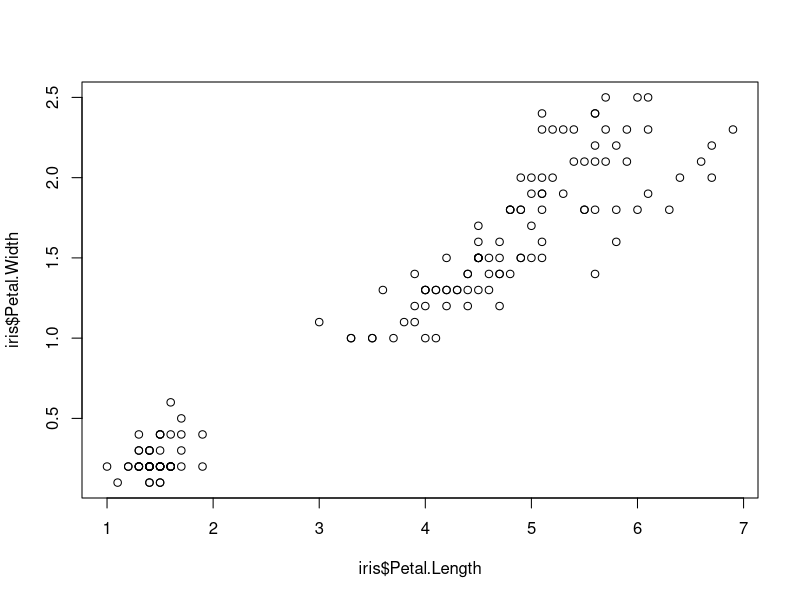
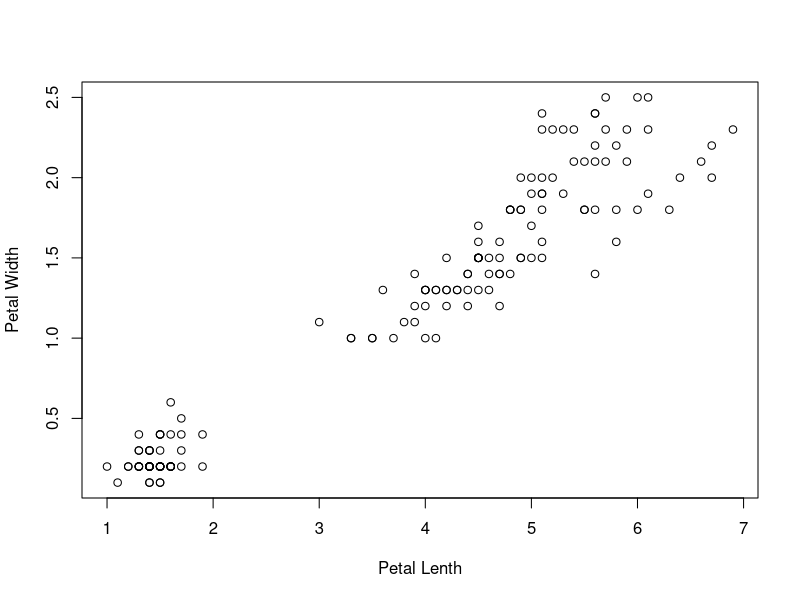
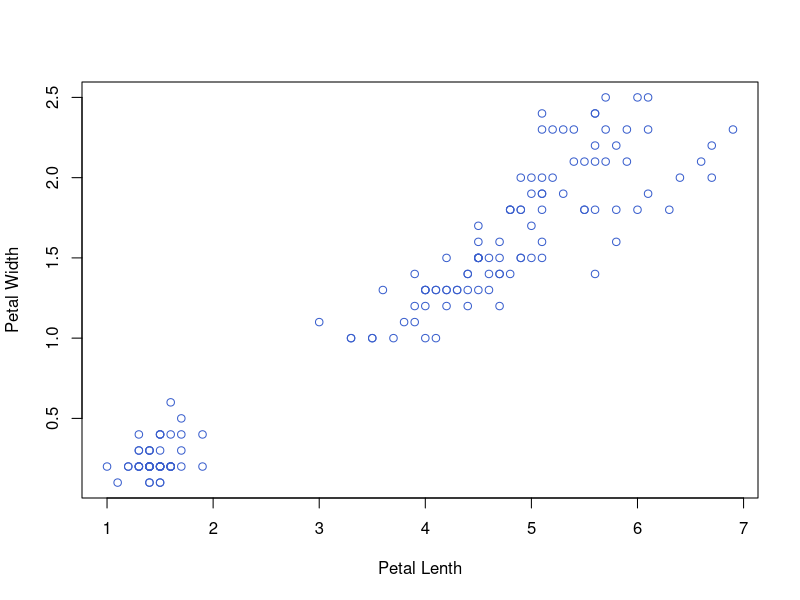
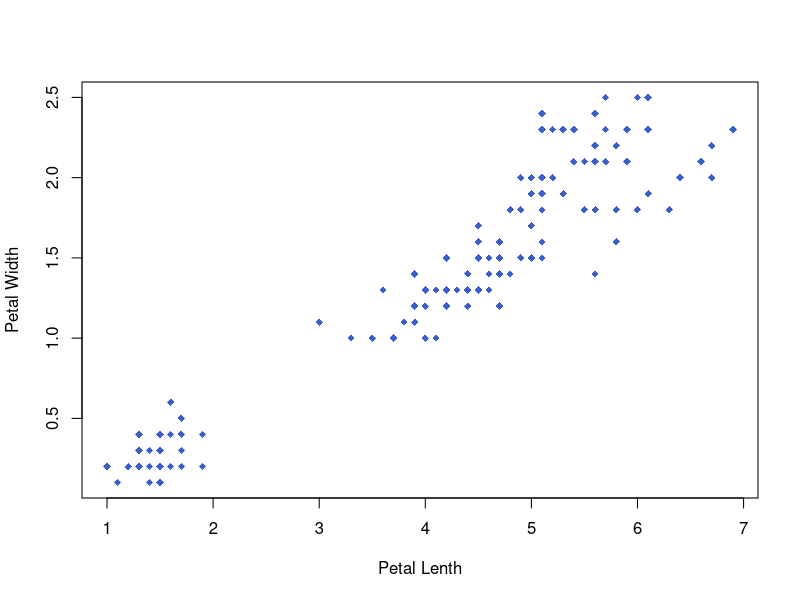
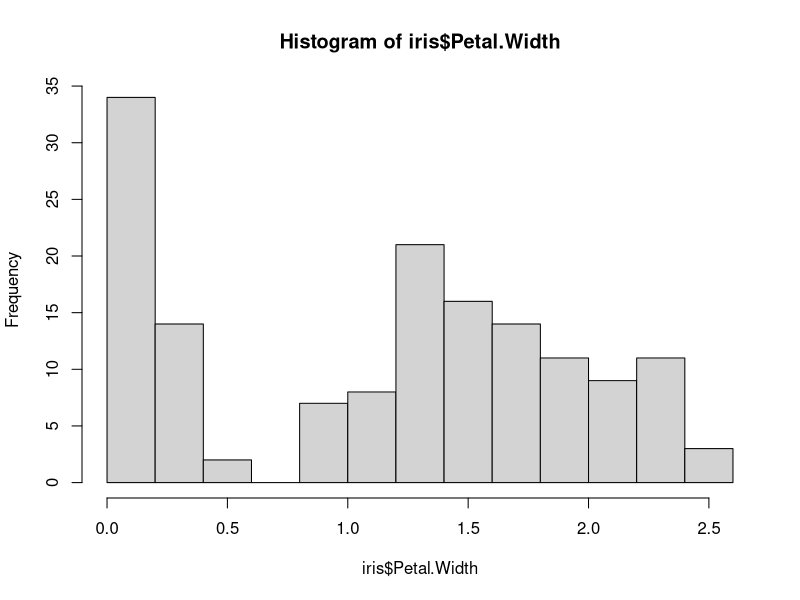
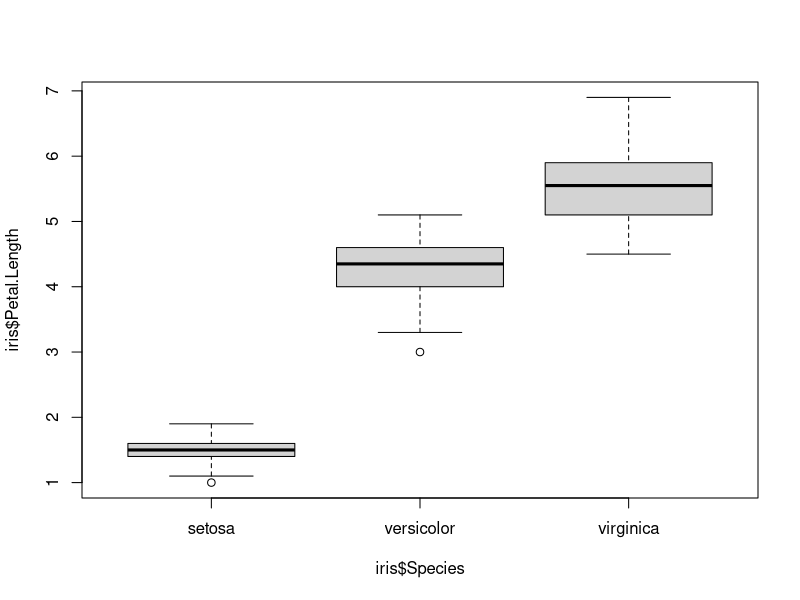
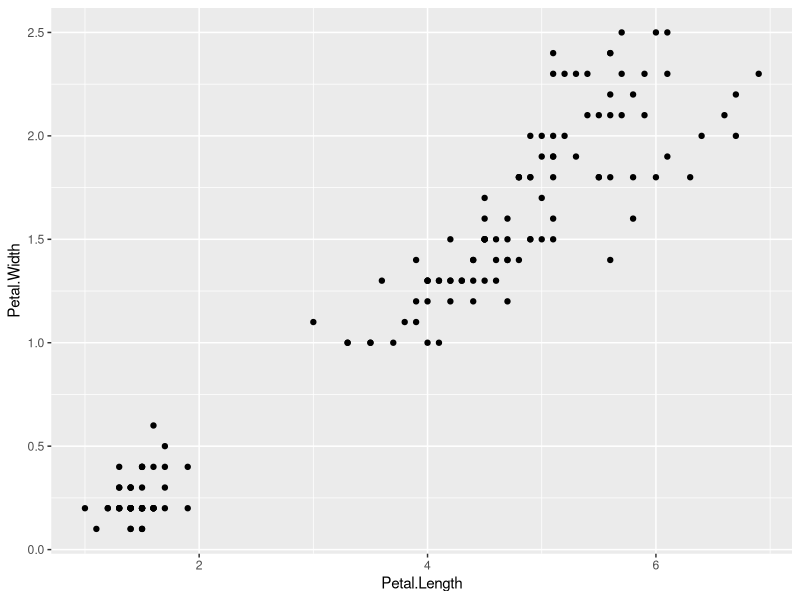

These figures' R source, in order: (Note: this script raises an error after producing the figures.)
## plot with base graphics
##Load the data iris
data(iris)

#scatter plot bivariate analysis with petal length and petal width
plot(x = iris$Petal.Length, y = iris$Petal.Width)

#Time to modify labels saying x axis as petal length and y axis as petal width
plot(
  x = iris$Petal.Length,
  y = iris$Petal.Width,
  xlab = "Petal Lenth",
  ylab = "Petal Width"
)

#Add color to the plot
plot(
  x = iris$Petal.Length,
  y = iris$Petal.Width,
  xlab = "Petal Lenth",
  ylab = "Petal Width", 
  col = "royalblue3"
)

##pch determines the shape of the plot
plot(
  x = iris$Petal.Length,
  y = iris$Petal.Width,
  xlab = "Petal Lenth",
  ylab = "Petal Width", 
  col = "royalblue3",
  pch = 18
)

#Univariate analysis
#Histogram with petal width

hist(x = iris$Petal.Width)

#boxplot (we can check how a continuous variable changes with categorical variable). Please check how 
#petal length chages across specis
?boxplot
boxplot(iris$Petal.Length ~ iris$Species)

##------------------------------------
##Install and load ggplot package
#install.packages("ggplot2")
library(ggplot2)

#Scatter plot with petal length and petal width
ggplot(data = iris, mapping = aes(x = Petal.Length , y = Petal.Width)) + 
          geom_point()
##Aesthetics


##House dataset

house <- read.csv("houses_new.csv", header = TRUE)
house
View(house)


##histogram (Fill as attribute)
ggplot(data = house_new, aes(x = house_new$price)) + geom_histogram()

ggplot(data = house_new, aes(x = house_new$price)) + geom_histogram(bins = 50)

ggplot(data = house_new, aes(x = house_new$price)) + 
  geom_histogram(bins = 50, fill = "palegreen3")

ggplot(data = house_new, aes(x = house_new$price)) + 
  geom_histogram(bins = 50, fill = "palegreen3", col = "black")

##Position, use fill as an aesthetic
ggplot(data = house_new, aes(x = house_new$price, 
                             fill = house_new$air_cond2)) + 
                geom_histogram()

##Barplot 
##when to use barplot and when to use histogram
##distribution of categorical variable -> barplot
##distribution of continuous variable ->  histogram

ggplot(data= house_new, aes(x = house_new$waterfront2))+ geom_bar()

##Waterfront ~ aircondition

ggplot(data = house_new,
       aes(x = house_new$waterfront2, fill = house_new$air_cond2)) + 
  geom_bar()
ggplot(data = house_new,
       aes(x = house_new$waterfront2, fill = house_new$air_cond2)) + 
  geom_bar(position = "fill")

for(i in 1:length(house$sewer)){
  if(house$sewer[i] == 1){
    house$sewer2[i] = "None"
  }else if(house$sewer[i] == 2){
    house$sewer2[i] = "Private"
  }else {
    house$sewer2[i] = "Public"
  }
}

#waterfront ~ sewer
ggplot(data = house_new, aes(x = house_new$waterfront2, fill = house_new$sewer2)) + 
  geom_bar(position = "fill")

##Alternative of histogram
#Frequency polygon

ggplot(data = house_new, aes(x = house_new$price))+ 
  geom_freqpoly()
ggplot(data = house_new, aes(x = house_new$price))+ 
  geom_freqpoly(bins = 50)
ggplot(data = house_new, aes(x = house_new$price, 
                             col = house_new$air_cond2))+ 
  geom_freqpoly(bins = 100)

##Box plot


x<- c(1, 3,5, 7, 8, 9, 12, 15, 30)
boxplot(x)
ggplot(data = house_new, aes(x = factor(house_new$rooms), y = house_new$price)) + 
  geom_boxplot()
ggplot(data = house_new,
       aes(
         x = factor(house_new$rooms),
         y = house_new$price,
         fill = house_new$air_cond2
       )) + geom_boxplot()
ggplot(data = house_new,
       aes(
         x = factor(house_new$rooms),
         y = house_new$price,
         fill = house_new$sewer2
       )) + geom_boxplot()

##Smooth_line
ggplot(data = house_new, aes(x = house_new$living_area, 
                             y = house_new$price)) +
              geom_smooth()
ggplot(data = house_new,
       aes(
         x = house_new$living_area,
         y = house_new$price,
         col = house_new$air_cond2 )) + 
  geom_smooth()

##linear model
ggplot(data = house_new, aes(x = house_new$living_area, 
                             y = house_new$price)) + 
              geom_point() +
              geom_smooth(method = "lm", se = F)
ggplot(data = house_new,aes(x = house_new$living_area,
                            y = house_new$price,
                            col = house_new$air_cond2)) + 
  geom_point() + 
  geom_smooth(method = "lm", se = F)


#faceting
ggplot(data = house_new,
       aes(
         x = house_new$living_area,
         y = house_new$price,
         col = house_new$air_cond2)) + 
  geom_point() + 
  geom_smooth(method = "lm", se = F) + 
  facet_grid( ~ house_new$air_cond2)
